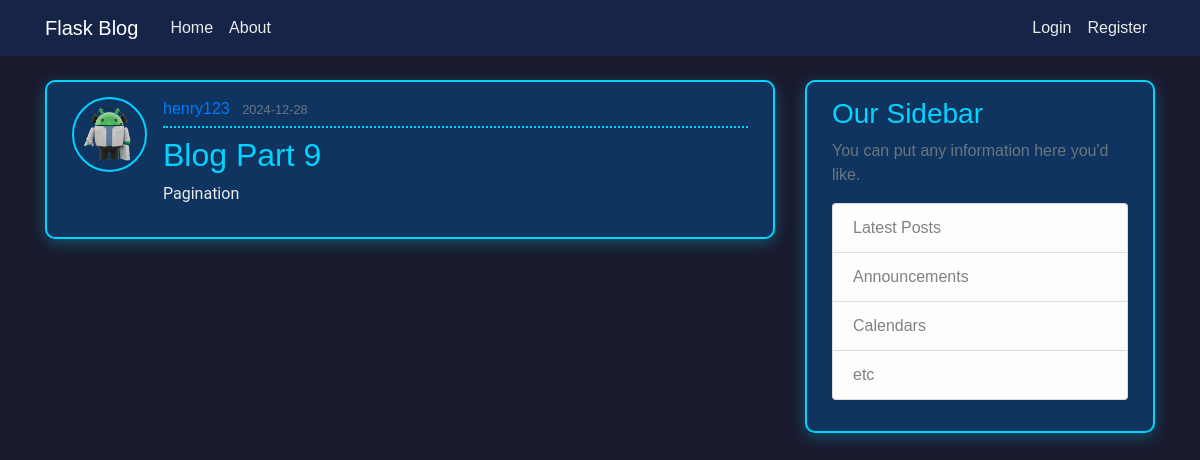
The page /post/12 on the database its author committed.
### flaskblog/models.py (models this page shows, shortened)
class User(db.Model, UserMixin):
    id = db.Column(db.Integer, primary_key=True)
    username = db.Column(db.String(20), unique=True, nullable=False)
    email = db.Column(db.String(120), unique=True, nullable=False)
    image_file = db.Column(db.String(20), nullable=False, default='default.jpg')
    password = db.Column(db.String(60), nullable=False)
    posts = db.relationship('Post', backref='author', lazy=True)

class Post(db.Model):
    id = db.Column(db.Integer, primary_key=True)
    title = db.Column(db.String(100), nullable=False)
    date_posted = db.Column(db.DateTime, nullable=False, default=datetime.utcnow)
    content = db.Column(db.Text, nullable=False)
    user_id = db.Column(db.Integer, db.ForeignKey('user.id'), nullable=False)

### flaskblog/routes.py (the view)
@app.route("/post/<int:post_id>")  # 定義路由，帶有文章 ID 的參數
def post(post_id):  # 定義函數，用於顯示特定文章
    post = Post.query.get_or_404(post_id)  # 從資料庫查詢文章，如果不存在則返回 404 錯誤
    return render_template('post.html', title=post.title, post=post)

### flaskblog/templates/post.html (shortened to what this page needs)
{% extends "layout.html" %}
{% block content %}
  <article class="media content-section">
    <img class="rounded-circle article-img" src="{{ url_for('static', filename='profile_pics/' + post.author.image_file) }}">
    <div class="media-body">
      <div class="article-metadata">
        <a class="mr-2" href="#">{{ post.author.username }}</a>
        <small class="text-muted">{{ post.date_posted.strftime('%Y-%m-%d') }}</small>
      </div>
      <h2 class="article-title">{{ post.title }}</h2>
      <p class="article-content">{{ post.content }}</p>
    </div>
  </article>
{% endblock content %}

### flaskblog/static/main.css (style rules this page uses)
body { background: #1a1a2e; color: #eaeaea; font-family: 'Orbitron', sans-serif; margin-top: 5rem; }
h1, h2, h3, h4, h5, h6 { color: #00d4ff; }
.content-section { background: #0f3460; padding: 15px 25px; border: 2px solid #00d4ff; border-radius: 10px; margin-bottom: 20px; box-shadow: 0 4px 15px rgba(0, 212, 255, 0.3); }
.article-title { color: #00d4ff; }
.article-content { white-space: pre-line; font-family: 'Roboto', sans-serif; color: #eaeaea; }
.article-img { height: 75px; width: 75px; margin-right: 16px; border: 2px solid #00d4ff; border-radius: 10%; }
.article-metadata { padding-bottom: 5px; margin-bottom: 8px; border-bottom: 2px dotted #00d4ff; }

### rows shown on the page
User: image_file (picture), author.username "henry123"
Post: date_posted "2024-12-28", title "Blog Part 9", content "Pagination"
